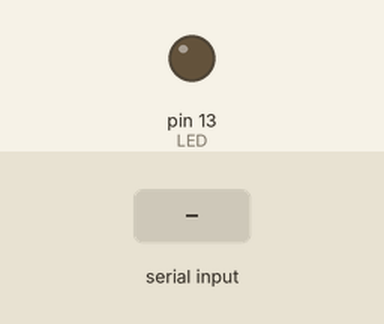
Recording of a sketch running on a simulated Arduino Uno, built with avr-gcc and run on an emulated ATmega328P. On the bench: output pins drawn as LEDs (lit = HIGH). Inputs (shaded band) come from the test bench. What the sketch prints to the serial monitor is not drawn.

Above: at 1.2 s.
1.3 s: byte 30 received over Serial
At 2.7 s:
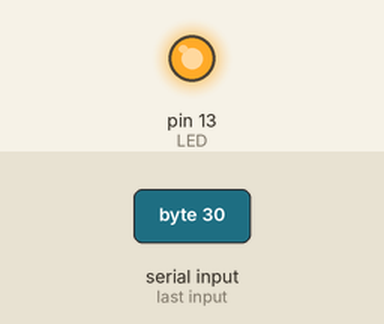
4.3 s: byte 90 received over Serial
7.3 s: byte 120 received over Serial
Timing chart, 0 to 15.5 s (numbered marks = the images above; inputs shaded):
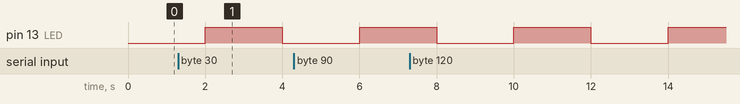

Measured:
- by itself, pin 13 (LED): alternates HIGH for 2.0 s and LOW for 2.0 s

The sketch:

serialSecondLetter.ino
```cpp
int LED = 13;
int inByte = 0;

int current = 0;
int interval = 4000;

void setup() {
  // put your setup code here, to run once:
  pinMode(LED, OUTPUT);
  Serial.begin(115200);

}

void loop() {
  // put your main code here, to run repeatedly:
  if (Serial.available() > 0) {
    inByte = Serial.read();

    Serial.println(inByte);
    Serial.write(inByte + 1);
  }

  if (millis() - current >= interval/2) {
    digitalWrite(LED, HIGH);
  }
  if (millis() - current >= interval) {
    digitalWrite(LED, LOW);
    current = millis();
  }
}
```
